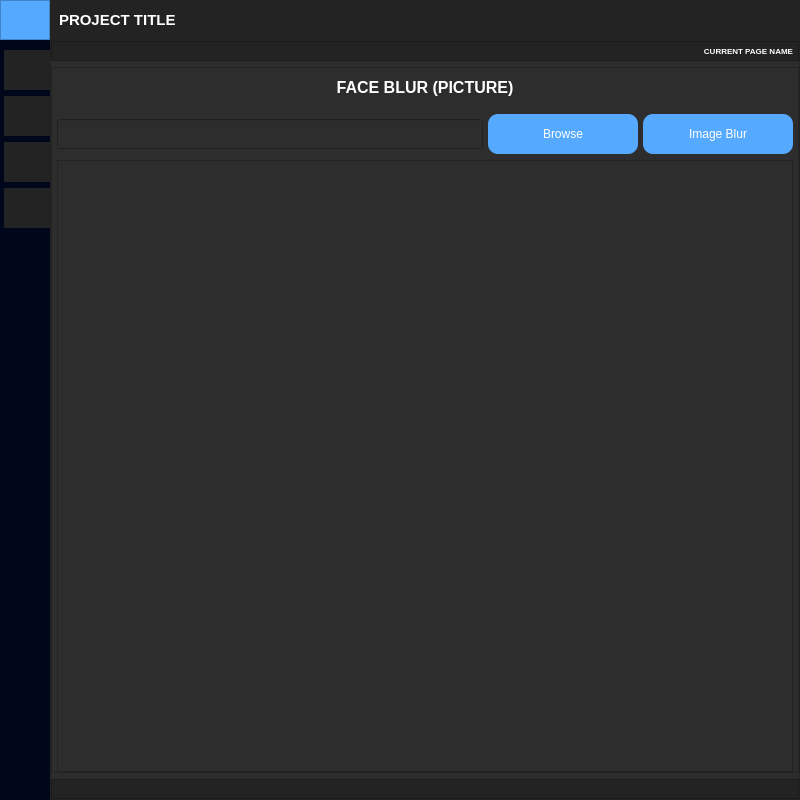
<?xml version="1.0" encoding="UTF-8"?>
<ui version="4.0">
 <class>MainWindow</class>
 <widget class="QMainWindow" name="MainWindow">
  <property name="geometry">
   <rect>
    <x>0</x>
    <y>0</y>
    <width>800</width>
    <height>800</height>
   </rect>
  </property>
  <property name="minimumSize">
   <size>
    <width>800</width>
    <height>800</height>
   </size>
  </property>
  <property name="windowTitle">
   <string>MainWindow</string>
  </property>
  <widget class="QWidget" name="centralwidget">
   <property name="styleSheet">
    <string notr="true">background-color: rgba(45, 45, 45, 255);</string>
   </property>
   <layout class="QVBoxLayout" name="verticalLayout">
    <property name="spacing">
     <number>0</number>
    </property>
    <property name="leftMargin">
     <number>0</number>
    </property>
    <property name="topMargin">
     <number>0</number>
    </property>
    <property name="rightMargin">
     <number>0</number>
    </property>
    <property name="bottomMargin">
     <number>0</number>
    </property>
    <item>
     <widget class="QFrame" name="Top_bar">
      <property name="minimumSize">
       <size>
        <width>0</width>
        <height>40</height>
       </size>
      </property>
      <property name="maximumSize">
       <size>
        <width>16777215</width>
        <height>40</height>
       </size>
      </property>
      <property name="styleSheet">
       <string notr="true">background-color: rgb(35, 35, 35);</string>
      </property>
      <property name="frameShape">
       <enum>QFrame::NoFrame</enum>
      </property>
      <property name="frameShadow">
       <enum>QFrame::Raised</enum>
      </property>
      <layout class="QHBoxLayout" name="horizontalLayout">
       <property name="spacing">
        <number>0</number>
       </property>
       <property name="leftMargin">
        <number>0</number>
       </property>
       <property name="topMargin">
        <number>0</number>
       </property>
       <property name="rightMargin">
        <number>0</number>
       </property>
       <property name="bottomMargin">
        <number>0</number>
       </property>
       <item>
        <widget class="QFrame" name="frame_toggle">
         <property name="minimumSize">
          <size>
           <width>50</width>
           <height>40</height>
          </size>
         </property>
         <property name="maximumSize">
          <size>
           <width>50</width>
           <height>40</height>
          </size>
         </property>
         <property name="styleSheet">
          <string notr="true">background-color: rgb(85, 170, 255);</string>
         </property>
         <property name="frameShape">
          <enum>QFrame::StyledPanel</enum>
         </property>
         <property name="frameShadow">
          <enum>QFrame::Raised</enum>
         </property>
         <layout class="QVBoxLayout" name="verticalLayout_2">
          <property name="spacing">
           <number>0</number>
          </property>
          <property name="leftMargin">
           <number>0</number>
          </property>
          <property name="topMargin">
           <number>0</number>
          </property>
          <property name="rightMargin">
           <number>0</number>
          </property>
          <property name="bottomMargin">
           <number>0</number>
          </property>
          <item>
           <widget class="QPushButton" name="Btn_Toggle">
            <property name="sizePolicy">
             <sizepolicy hsizetype="Expanding" vsizetype="Fixed">
              <horstretch>0</horstretch>
              <verstretch>0</verstretch>
             </sizepolicy>
            </property>
            <property name="styleSheet">
             <string notr="true">color: rgb(255, 255, 255);
border: 0px solid;
qproperty-icon: url(:/24x24/Resources/icons/24x24/cil-list.png)</string>
            </property>
            <property name="text">
             <string/>
            </property>
           </widget>
          </item>
         </layout>
        </widget>
       </item>
       <item>
        <widget class="QFrame" name="frame_top">
         <property name="frameShape">
          <enum>QFrame::NoFrame</enum>
         </property>
         <property name="frameShadow">
          <enum>QFrame::Raised</enum>
         </property>
         <layout class="QHBoxLayout" name="horizontalLayout_3">
          <item>
           <widget class="QLabel" name="ProjectTitle">
            <property name="font">
             <font>
              <pointsize>11</pointsize>
              <weight>75</weight>
              <bold>true</bold>
             </font>
            </property>
            <property name="styleSheet">
             <string notr="true">color: rgb(255, 255, 255);</string>
            </property>
            <property name="text">
             <string>PROJECT TITLE</string>
            </property>
           </widget>
          </item>
         </layout>
        </widget>
       </item>
      </layout>
     </widget>
    </item>
    <item>
     <widget class="QFrame" name="Content">
      <property name="frameShape">
       <enum>QFrame::NoFrame</enum>
      </property>
      <property name="frameShadow">
       <enum>QFrame::Raised</enum>
      </property>
      <layout class="QHBoxLayout" name="horizontalLayout_2">
       <property name="spacing">
        <number>0</number>
       </property>
       <property name="leftMargin">
        <number>0</number>
       </property>
       <property name="topMargin">
        <number>0</number>
       </property>
       <property name="rightMargin">
        <number>0</number>
       </property>
       <property name="bottomMargin">
        <number>0</number>
       </property>
       <item alignment="Qt::AlignHCenter">
        <widget class="QFrame" name="frame_left_menu">
         <property name="minimumSize">
          <size>
           <width>50</width>
           <height>0</height>
          </size>
         </property>
         <property name="maximumSize">
          <size>
           <width>50</width>
           <height>16777215</height>
          </size>
         </property>
         <property name="styleSheet">
          <string notr="true">background-color: rgb(0, 7, 27);
padding-left: 2px;</string>
         </property>
         <property name="frameShape">
          <enum>QFrame::NoFrame</enum>
         </property>
         <property name="frameShadow">
          <enum>QFrame::Raised</enum>
         </property>
         <layout class="QVBoxLayout" name="verticalLayout_3">
          <property name="spacing">
           <number>0</number>
          </property>
          <property name="leftMargin">
           <number>0</number>
          </property>
          <property name="topMargin">
           <number>0</number>
          </property>
          <property name="rightMargin">
           <number>0</number>
          </property>
          <property name="bottomMargin">
           <number>0</number>
          </property>
          <item alignment="Qt::AlignHCenter|Qt::AlignTop">
           <widget class="QFrame" name="frame_top_menu">
            <property name="autoFillBackground">
             <bool>false</bool>
            </property>
            <property name="frameShape">
             <enum>QFrame::NoFrame</enum>
            </property>
            <property name="frameShadow">
             <enum>QFrame::Raised</enum>
            </property>
            <layout class="QVBoxLayout" name="verticalLayout_4">
             <property name="spacing">
              <number>6</number>
             </property>
             <property name="leftMargin">
              <number>0</number>
             </property>
             <property name="topMargin">
              <number>10</number>
             </property>
             <property name="rightMargin">
              <number>0</number>
             </property>
             <property name="bottomMargin">
              <number>0</number>
             </property>
             <item>
              <widget class="QPushButton" name="btn_FBP">
               <property name="minimumSize">
                <size>
                 <width>200</width>
                 <height>40</height>
                </size>
               </property>
               <property name="maximumSize">
                <size>
                 <width>200</width>
                 <height>40</height>
                </size>
               </property>
               <property name="styleSheet">
                <string notr="true">QPushButton {
	background-image: url(:/24x24/Resources/icons/24x24/cil-image1.png);
	background-position:left center;
	color: rgb(255, 255, 255);
	background-color: rgb(35, 35, 35);
	border: none;	
	background-repeat: none;
	padding-left: 50px;
	Text-align:left;
	border-top-right-radius:10px;
	border-bottom-right-radius:10px;
}

QPushButton:hover {
	background-color: rgb(85, 170, 255);
}</string>
               </property>
               <property name="text">
                <string>FACE BLUR (PICTURE)</string>
               </property>
              </widget>
             </item>
             <item>
              <widget class="QPushButton" name="btn_FBV">
               <property name="minimumSize">
                <size>
                 <width>200</width>
                 <height>40</height>
                </size>
               </property>
               <property name="maximumSize">
                <size>
                 <width>200</width>
                 <height>40</height>
                </size>
               </property>
               <property name="styleSheet">
                <string notr="true">QPushButton {
	background-image: url(:/24x24/Resources/icons/24x24/cil-video.png);
	background-position:left center;
	color: rgb(255, 255, 255);
	background-color: rgb(35, 35, 35);
	border: none;
	background-repeat: none;
	padding-left: 50px;
	Text-align:left;
	border-top-right-radius:10px;
	border-bottom-right-radius:10px;
}
QPushButton:hover {
	background-color: rgb(85, 170, 255);
}</string>
               </property>
               <property name="text">
                <string>FACE BLUR (VIDEO)</string>
               </property>
              </widget>
             </item>
             <item>
              <widget class="QPushButton" name="btn_DM">
               <property name="minimumSize">
                <size>
                 <width>200</width>
                 <height>40</height>
                </size>
               </property>
               <property name="maximumSize">
                <size>
                 <width>200</width>
                 <height>40</height>
                </size>
               </property>
               <property name="font">
                <font>
                 <pointsize>6</pointsize>
                </font>
               </property>
               <property name="styleSheet">
                <string notr="true">QPushButton {
	background-image: url(:/24x24/Resources/icons/24x24/cil-mood-good.png);
	background-position:left center;
	color: rgb(255, 255, 255);
	background-color: rgb(35, 35, 35);
	border: none;
	background-repeat: none;
	padding-left: 50px;
	Text-align:left;
	border-top-right-radius:10px;
	border-bottom-right-radius:10px;
}
QPushButton:hover {
	background-color: rgb(85, 170, 255);
}</string>
               </property>
               <property name="text">
                <string>DETECT MASK</string>
               </property>
               <property name="iconSize">
                <size>
                 <width>40</width>
                 <height>40</height>
                </size>
               </property>
               <property name="autoRepeat">
                <bool>false</bool>
               </property>
              </widget>
             </item>
             <item>
              <widget class="QPushButton" name="btn_DRO">
               <property name="minimumSize">
                <size>
                 <width>200</width>
                 <height>40</height>
                </size>
               </property>
               <property name="maximumSize">
                <size>
                 <width>200</width>
                 <height>40</height>
                </size>
               </property>
               <property name="styleSheet">
                <string notr="true">QPushButton {
	background-image: url(:/24x24/Resources/icons/24x24/cil-wifi-signal-0.png);
	background-position: left center;
	color: rgb(255, 255, 255);
	background-color: rgb(35, 35, 35);
	border: none;
	background-repeat: none;
	padding-left: 50px;
	Text-align: left;
	border-top-right-radius:10px;
	border-bottom-right-radius:10px;
}

QPushButton:hover {
	background-color: rgb(85, 170, 255);
}</string>
               </property>
               <property name="text">
                <string>DROWSINESS</string>
               </property>
               <property name="iconSize">
                <size>
                 <width>40</width>
                 <height>40</height>
                </size>
               </property>
               <property name="autoRepeat">
                <bool>false</bool>
               </property>
               <property name="flat">
                <bool>false</bool>
               </property>
              </widget>
             </item>
            </layout>
           </widget>
          </item>
         </layout>
        </widget>
       </item>
       <item>
        <widget class="QFrame" name="frame_page">
         <property name="frameShape">
          <enum>QFrame::StyledPanel</enum>
         </property>
         <property name="frameShadow">
          <enum>QFrame::Raised</enum>
         </property>
         <layout class="QVBoxLayout" name="verticalLayout_5">
          <property name="spacing">
           <number>6</number>
          </property>
          <property name="leftMargin">
           <number>0</number>
          </property>
          <property name="topMargin">
           <number>0</number>
          </property>
          <property name="rightMargin">
           <number>0</number>
          </property>
          <property name="bottomMargin">
           <number>0</number>
          </property>
          <item>
           <widget class="QFrame" name="Top_Menu">
            <property name="minimumSize">
             <size>
              <width>0</width>
              <height>20</height>
             </size>
            </property>
            <property name="maximumSize">
             <size>
              <width>16777215</width>
              <height>20</height>
             </size>
            </property>
            <property name="styleSheet">
             <string notr="true">background-color: rgb(35, 35, 35);</string>
            </property>
            <property name="frameShape">
             <enum>QFrame::StyledPanel</enum>
            </property>
            <property name="frameShadow">
             <enum>QFrame::Raised</enum>
            </property>
            <layout class="QHBoxLayout" name="horizontalLayout_4">
             <property name="spacing">
              <number>0</number>
             </property>
             <property name="leftMargin">
              <number>0</number>
             </property>
             <property name="topMargin">
              <number>0</number>
             </property>
             <property name="rightMargin">
              <number>5</number>
             </property>
             <property name="bottomMargin">
              <number>0</number>
             </property>
             <item>
              <widget class="QLabel" name="label_Current_page_title">
               <property name="font">
                <font>
                 <pointsize>6</pointsize>
                 <weight>75</weight>
                 <bold>true</bold>
                </font>
               </property>
               <property name="styleSheet">
                <string notr="true">color: rgb(255, 255, 255);</string>
               </property>
               <property name="text">
                <string>CURRENT PAGE NAME</string>
               </property>
               <property name="textFormat">
                <enum>Qt::RichText</enum>
               </property>
               <property name="alignment">
                <set>Qt::AlignRight|Qt::AlignTrailing|Qt::AlignVCenter</set>
               </property>
              </widget>
             </item>
            </layout>
           </widget>
          </item>
          <item>
           <widget class="QFrame" name="Content_Page">
            <property name="frameShape">
             <enum>QFrame::StyledPanel</enum>
            </property>
            <property name="frameShadow">
             <enum>QFrame::Raised</enum>
            </property>
            <layout class="QVBoxLayout" name="verticalLayout_6">
             <property name="spacing">
              <number>0</number>
             </property>
             <property name="leftMargin">
              <number>0</number>
             </property>
             <property name="topMargin">
              <number>0</number>
             </property>
             <property name="rightMargin">
              <number>0</number>
             </property>
             <property name="bottomMargin">
              <number>0</number>
             </property>
             <item>
              <widget class="QStackedWidget" name="Pages_Widget">
               <property name="currentIndex">
                <number>0</number>
               </property>
               <widget class="QWidget" name="Page_FBP">
                <layout class="QVBoxLayout" name="verticalLayout_8">
                 <property name="leftMargin">
                  <number>5</number>
                 </property>
                 <property name="topMargin">
                  <number>0</number>
                 </property>
                 <property name="rightMargin">
                  <number>5</number>
                 </property>
                 <property name="bottomMargin">
                  <number>0</number>
                 </property>
                 <item>
                  <widget class="QLabel" name="label_title">
                   <property name="minimumSize">
                    <size>
                     <width>0</width>
                     <height>20</height>
                    </size>
                   </property>
                   <property name="maximumSize">
                    <size>
                     <width>16777215</width>
                     <height>40</height>
                    </size>
                   </property>
                   <property name="font">
                    <font>
                     <pointsize>12</pointsize>
                     <weight>75</weight>
                     <bold>true</bold>
                    </font>
                   </property>
                   <property name="styleSheet">
                    <string notr="true">color: rgb(255, 255, 255);</string>
                   </property>
                   <property name="text">
                    <string>FACE BLUR (PICTURE)</string>
                   </property>
                   <property name="textFormat">
                    <enum>Qt::RichText</enum>
                   </property>
                   <property name="alignment">
                    <set>Qt::AlignCenter</set>
                   </property>
                  </widget>
                 </item>
                 <item>
                  <widget class="QFrame" name="Fileframe">
                   <property name="minimumSize">
                    <size>
                     <width>0</width>
                     <height>40</height>
                    </size>
                   </property>
                   <property name="maximumSize">
                    <size>
                     <width>16777215</width>
                     <height>40</height>
                    </size>
                   </property>
                   <property name="frameShape">
                    <enum>QFrame::NoFrame</enum>
                   </property>
                   <property name="frameShadow">
                    <enum>QFrame::Raised</enum>
                   </property>
                   <layout class="QHBoxLayout" name="horizontalLayout_5">
                    <property name="spacing">
                     <number>5</number>
                    </property>
                    <property name="leftMargin">
                     <number>0</number>
                    </property>
                    <property name="topMargin">
                     <number>0</number>
                    </property>
                    <property name="rightMargin">
                     <number>0</number>
                    </property>
                    <property name="bottomMargin">
                     <number>0</number>
                    </property>
                    <item>
                     <widget class="QLineEdit" name="FBP_Browse_Path">
                      <property name="minimumSize">
                       <size>
                        <width>0</width>
                        <height>30</height>
                       </size>
                      </property>
                      <property name="maximumSize">
                       <size>
                        <width>16777215</width>
                        <height>30</height>
                       </size>
                      </property>
                      <property name="styleSheet">
                       <string notr="true">color: rgb(255, 255, 255);</string>
                      </property>
                     </widget>
                    </item>
                    <item>
                     <widget class="QPushButton" name="Btn_FBP_Browse">
                      <property name="minimumSize">
                       <size>
                        <width>150</width>
                        <height>40</height>
                       </size>
                      </property>
                      <property name="maximumSize">
                       <size>
                        <width>150</width>
                        <height>40</height>
                       </size>
                      </property>
                      <property name="styleSheet">
                       <string notr="true">QPushButton
{
	background-color: rgb(85, 170, 255);
	color: rgb(255, 255, 255);	
	border: 0px solid;
	border-radius: 10px;
}</string>
                      </property>
                      <property name="text">
                       <string>Browse</string>
                      </property>
                     </widget>
                    </item>
                    <item>
                     <widget class="QPushButton" name="Btn_Image_Blur_FBP">
                      <property name="minimumSize">
                       <size>
                        <width>150</width>
                        <height>40</height>
                       </size>
                      </property>
                      <property name="maximumSize">
                       <size>
                        <width>150</width>
                        <height>40</height>
                       </size>
                      </property>
                      <property name="styleSheet">
                       <string notr="true">QPushButton
{
	background-color: rgb(85, 170, 255);
	color: rgb(255, 255, 255);	
	border: 0px solid;
	border-radius: 10px;
}</string>
                      </property>
                      <property name="text">
                       <string>Image Blur</string>
                      </property>
                     </widget>
                    </item>
                   </layout>
                  </widget>
                 </item>
                 <item>
                  <widget class="QFrame" name="FBP_Content">
                   <property name="frameShape">
                    <enum>QFrame::StyledPanel</enum>
                   </property>
                   <property name="frameShadow">
                    <enum>QFrame::Raised</enum>
                   </property>
                   <layout class="QHBoxLayout" name="horizontalLayout_6">
                    <item>
                     <widget class="QLabel" name="FBP_Image_Display">
                      <property name="minimumSize">
                       <size>
                        <width>0</width>
                        <height>0</height>
                       </size>
                      </property>
                      <property name="maximumSize">
                       <size>
                        <width>16777215</width>
                        <height>16777215</height>
                       </size>
                      </property>
                      <property name="frameShadow">
                       <enum>QFrame::Plain</enum>
                      </property>
                      <property name="text">
                       <string/>
                      </property>
                      <property name="pixmap">
                       <pixmap resource="Icons.qrc">:/24x24/Resources/icons/24x24/cil-image-plus.png</pixmap>
                      </property>
                      <property name="scaledContents">
                       <bool>false</bool>
                      </property>
                      <property name="alignment">
                       <set>Qt::AlignCenter</set>
                      </property>
                     </widget>
                    </item>
                   </layout>
                  </widget>
                 </item>
                </layout>
               </widget>
               <widget class="QWidget" name="Page_FBV">
                <layout class="QVBoxLayout" name="verticalLayout_10">
                 <property name="leftMargin">
                  <number>5</number>
                 </property>
                 <property name="topMargin">
                  <number>0</number>
                 </property>
                 <property name="rightMargin">
                  <number>5</number>
                 </property>
                 <property name="bottomMargin">
                  <number>0</number>
                 </property>
                 <item>
                  <widget class="QLabel" name="label_title_FBP">
                   <property name="minimumSize">
                    <size>
                     <width>0</width>
                     <height>40</height>
                    </size>
                   </property>
                   <property name="maximumSize">
                    <size>
                     <width>16777215</width>
                     <height>40</height>
                    </size>
                   </property>
                   <property name="font">
                    <font>
                     <pointsize>12</pointsize>
                     <weight>75</weight>
                     <bold>true</bold>
                    </font>
                   </property>
                   <property name="styleSheet">
                    <string notr="true">color: rgb(255, 255, 255);</string>
                   </property>
                   <property name="text">
                    <string>FACE BLUR (VIDEO)</string>
                   </property>
                   <property name="textFormat">
                    <enum>Qt::RichText</enum>
                   </property>
                   <property name="alignment">
                    <set>Qt::AlignCenter</set>
                   </property>
                  </widget>
                 </item>
                 <item>
                  <widget class="QFrame" name="FBV_Video_frame">
                   <property name="minimumSize">
                    <size>
                     <width>0</width>
                     <height>40</height>
                    </size>
                   </property>
                   <property name="maximumSize">
                    <size>
                     <width>16777215</width>
                     <height>40</height>
                    </size>
                   </property>
                   <property name="frameShape">
                    <enum>QFrame::NoFrame</enum>
                   </property>
                   <property name="frameShadow">
                    <enum>QFrame::Raised</enum>
                   </property>
                   <layout class="QHBoxLayout" name="horizontalLayout_7">
                    <property name="spacing">
                     <number>5</number>
                    </property>
                    <property name="leftMargin">
                     <number>0</number>
                    </property>
                    <property name="topMargin">
                     <number>0</number>
                    </property>
                    <property name="rightMargin">
                     <number>0</number>
                    </property>
                    <property name="bottomMargin">
                     <number>0</number>
                    </property>
                    <item>
                     <widget class="QPushButton" name="FBV_Detect_Video">
                      <property name="minimumSize">
                       <size>
                        <width>0</width>
                        <height>40</height>
                       </size>
                      </property>
                      <property name="maximumSize">
                       <size>
                        <width>16777215</width>
                        <height>40</height>
                       </size>
                      </property>
                      <property name="styleSheet">
                       <string notr="true">QPushButton
{
	background-color: rgb(85, 170, 255);
	color: rgb(255, 255, 255);	
	border: 0px solid;
	border-radius: 10px;
}</string>
                      </property>
                      <property name="text">
                       <string>Open Camera</string>
                      </property>
                     </widget>
                    </item>
                    <item>
                     <widget class="QPushButton" name="FBV_Stop_Video">
                      <property name="minimumSize">
                       <size>
                        <width>0</width>
                        <height>40</height>
                       </size>
                      </property>
                      <property name="maximumSize">
                       <size>
                        <width>16777215</width>
                        <height>40</height>
                       </size>
                      </property>
                      <property name="styleSheet">
                       <string notr="true">QPushButton
{
	background-color: rgb(85, 170, 255);
	color: rgb(255, 255, 255);	
	border: 0px solid;
	border-radius: 10px;
}</string>
                      </property>
                      <property name="text">
                       <string>Stop Video</string>
                      </property>
                     </widget>
                    </item>
                   </layout>
                  </widget>
                 </item>
                 <item>
                  <widget class="QLabel" name="FBV_Video_Display">
                   <property name="text">
                    <string/>
                   </property>
                   <property name="pixmap">
                    <pixmap resource="Icons.qrc">:/24x24/Resources/icons/24x24/cil-video.png</pixmap>
                   </property>
                   <property name="scaledContents">
                    <bool>false</bool>
                   </property>
                   <property name="alignment">
                    <set>Qt::AlignCenter</set>
                   </property>
                  </widget>
                 </item>
                </layout>
               </widget>
               <widget class="QWidget" name="Page_DM">
                <layout class="QVBoxLayout" name="verticalLayout_9">
                 <property name="leftMargin">
                  <number>5</number>
                 </property>
                 <property name="topMargin">
                  <number>0</number>
                 </property>
                 <property name="rightMargin">
                  <number>5</number>
                 </property>
                 <property name="bottomMargin">
                  <number>0</number>
                 </property>
                 <item>
                  <widget class="QLabel" name="label_title_DM">
                   <property name="minimumSize">
                    <size>
                     <width>0</width>
                     <height>40</height>
                    </size>
                   </property>
                   <property name="maximumSize">
                    <size>
                     <width>16777215</width>
                     <height>40</height>
                    </size>
                   </property>
                   <property name="font">
                    <font>
                     <pointsize>12</pointsize>
                     <weight>75</weight>
                     <bold>true</bold>
                    </font>
                   </property>
                   <property name="styleSheet">
                    <string notr="true">color: rgb(255, 255, 255);</string>
                   </property>
                   <property name="text">
                    <string>DETECT MASK</string>
                   </property>
                   <property name="textFormat">
                    <enum>Qt::RichText</enum>
                   </property>
                   <property name="alignment">
                    <set>Qt::AlignCenter</set>
                   </property>
                  </widget>
                 </item>
                 <item>
                  <widget class="QFrame" name="DM_VIdeo_frame">
                   <property name="minimumSize">
                    <size>
                     <width>0</width>
                     <height>40</height>
                    </size>
                   </property>
                   <property name="maximumSize">
                    <size>
                     <width>16777215</width>
                     <height>40</height>
                    </size>
                   </property>
                   <property name="frameShape">
                    <enum>QFrame::StyledPanel</enum>
                   </property>
                   <property name="frameShadow">
                    <enum>QFrame::Raised</enum>
                   </property>
                   <layout class="QHBoxLayout" name="horizontalLayout_8">
                    <property name="spacing">
                     <number>5</number>
                    </property>
                    <property name="leftMargin">
                     <number>0</number>
                    </property>
                    <property name="topMargin">
                     <number>0</number>
                    </property>
                    <property name="rightMargin">
                     <number>0</number>
                    </property>
                    <property name="bottomMargin">
                     <number>0</number>
                    </property>
                    <item>
                     <widget class="QPushButton" name="DM_Detect_Video">
                      <property name="minimumSize">
                       <size>
                        <width>0</width>
                        <height>40</height>
                       </size>
                      </property>
                      <property name="maximumSize">
                       <size>
                        <width>16777215</width>
                        <height>40</height>
                       </size>
                      </property>
                      <property name="styleSheet">
                       <string notr="true">QPushButton
{
	background-color: rgb(85, 170, 255);
	color: rgb(255, 255, 255);	
	border: 0px solid;
	border-radius: 10px;
}</string>
                      </property>
                      <property name="text">
                       <string>Open Camera</string>
                      </property>
                     </widget>
                    </item>
                    <item>
                     <widget class="QPushButton" name="DM_Stop_Video">
                      <property name="minimumSize">
                       <size>
                        <width>0</width>
                        <height>40</height>
                       </size>
                      </property>
                      <property name="maximumSize">
                       <size>
                        <width>16777215</width>
                        <height>40</height>
                       </size>
                      </property>
                      <property name="styleSheet">
                       <string notr="true">QPushButton
{
	background-color: rgb(85, 170, 255);
	color: rgb(255, 255, 255);	
	border: 0px solid;
	border-radius: 10px;
}</string>
                      </property>
                      <property name="text">
                       <string>Stop Camera</string>
                      </property>
                     </widget>
                    </item>
                   </layout>
                  </widget>
                 </item>
                 <item>
                  <widget class="QLabel" name="DM_Video_Display">
                   <property name="styleSheet">
                    <string notr="true">color: rgb(255, 255, 255);</string>
                   </property>
                   <property name="text">
                    <string/>
                   </property>
                   <property name="pixmap">
                    <pixmap resource="Icons.qrc">:/24x24/Resources/icons/24x24/cil-video.png</pixmap>
                   </property>
                   <property name="scaledContents">
                    <bool>false</bool>
                   </property>
                   <property name="alignment">
                    <set>Qt::AlignCenter</set>
                   </property>
                  </widget>
                 </item>
                </layout>
               </widget>
               <widget class="QWidget" name="Page_DRO">
                <layout class="QVBoxLayout" name="verticalLayout_11">
                 <property name="spacing">
                  <number>7</number>
                 </property>
                 <property name="leftMargin">
                  <number>5</number>
                 </property>
                 <property name="topMargin">
                  <number>0</number>
                 </property>
                 <property name="rightMargin">
                  <number>5</number>
                 </property>
                 <property name="bottomMargin">
                  <number>0</number>
                 </property>
                 <item>
                  <widget class="QLabel" name="label_title_DRO">
                   <property name="minimumSize">
                    <size>
                     <width>0</width>
                     <height>40</height>
                    </size>
                   </property>
                   <property name="maximumSize">
                    <size>
                     <width>16777215</width>
                     <height>40</height>
                    </size>
                   </property>
                   <property name="font">
                    <font>
                     <pointsize>12</pointsize>
                     <weight>75</weight>
                     <bold>true</bold>
                    </font>
                   </property>
                   <property name="styleSheet">
                    <string notr="true">color: rgb(255, 255, 255);</string>
                   </property>
                   <property name="text">
                    <string>DROWSINESS</string>
                   </property>
                   <property name="textFormat">
                    <enum>Qt::RichText</enum>
                   </property>
                   <property name="alignment">
                    <set>Qt::AlignCenter</set>
                   </property>
                  </widget>
                 </item>
                 <item>
                  <widget class="QFrame" name="frame">
                   <property name="minimumSize">
                    <size>
                     <width>0</width>
                     <height>40</height>
                    </size>
                   </property>
                   <property name="maximumSize">
                    <size>
                     <width>16777215</width>
                     <height>40</height>
                    </size>
                   </property>
                   <property name="frameShape">
                    <enum>QFrame::StyledPanel</enum>
                   </property>
                   <property name="frameShadow">
                    <enum>QFrame::Raised</enum>
                   </property>
                   <layout class="QHBoxLayout" name="horizontalLayout_9">
                    <property name="spacing">
                     <number>5</number>
                    </property>
                    <property name="leftMargin">
                     <number>0</number>
                    </property>
                    <property name="topMargin">
                     <number>0</number>
                    </property>
                    <property name="rightMargin">
                     <number>0</number>
                    </property>
                    <property name="bottomMargin">
                     <number>0</number>
                    </property>
                    <item>
                     <widget class="QPushButton" name="DRO_Detect_Video">
                      <property name="minimumSize">
                       <size>
                        <width>0</width>
                        <height>40</height>
                       </size>
                      </property>
                      <property name="maximumSize">
                       <size>
                        <width>16777215</width>
                        <height>40</height>
                       </size>
                      </property>
                      <property name="styleSheet">
                       <string notr="true">QPushButton
{
	background-color: rgb(85, 170, 255);
	color: rgb(255, 255, 255);	
	border: 0px solid;
	border-radius: 10px;
}</string>
                      </property>
                      <property name="text">
                       <string>Open Camera</string>
                      </property>
                     </widget>
                    </item>
                    <item>
                     <widget class="QPushButton" name="DRO_Stop_Video">
                      <property name="minimumSize">
                       <size>
                        <width>0</width>
                        <height>40</height>
                       </size>
                      </property>
                      <property name="maximumSize">
                       <size>
                        <width>16777215</width>
                        <height>40</height>
                       </size>
                      </property>
                      <property name="styleSheet">
                       <string notr="true">QPushButton
{
	background-color: rgb(85, 170, 255);
	color: rgb(255, 255, 255);	
	border: 0px solid;
	border-radius: 10px;
}</string>
                      </property>
                      <property name="text">
                       <string>Stop Camera</string>
                      </property>
                     </widget>
                    </item>
                   </layout>
                  </widget>
                 </item>
                 <item>
                  <widget class="QLabel" name="DRO_Video_Display">
                   <property name="styleSheet">
                    <string notr="true">color: rgb(255, 255, 255);</string>
                   </property>
                   <property name="text">
                    <string/>
                   </property>
                   <property name="textFormat">
                    <enum>Qt::AutoText</enum>
                   </property>
                   <property name="pixmap">
                    <pixmap resource="Icons.qrc">:/24x24/Resources/icons/24x24/cil-video.png</pixmap>
                   </property>
                   <property name="scaledContents">
                    <bool>false</bool>
                   </property>
                   <property name="alignment">
                    <set>Qt::AlignCenter</set>
                   </property>
                  </widget>
                 </item>
                </layout>
               </widget>
              </widget>
             </item>
            </layout>
           </widget>
          </item>
          <item>
           <widget class="QFrame" name="Bottom_Menu">
            <property name="minimumSize">
             <size>
              <width>0</width>
              <height>20</height>
             </size>
            </property>
            <property name="maximumSize">
             <size>
              <width>16777215</width>
              <height>20</height>
             </size>
            </property>
            <property name="styleSheet">
             <string notr="true">background-color: rgb(35, 35, 35);</string>
            </property>
            <property name="frameShape">
             <enum>QFrame::StyledPanel</enum>
            </property>
            <property name="frameShadow">
             <enum>QFrame::Raised</enum>
            </property>
           </widget>
          </item>
         </layout>
        </widget>
       </item>
      </layout>
     </widget>
    </item>
   </layout>
  </widget>
 </widget>
 <resources>
  <include location="Icons.qrc"/>
 </resources>
 <connections/>
</ui>
